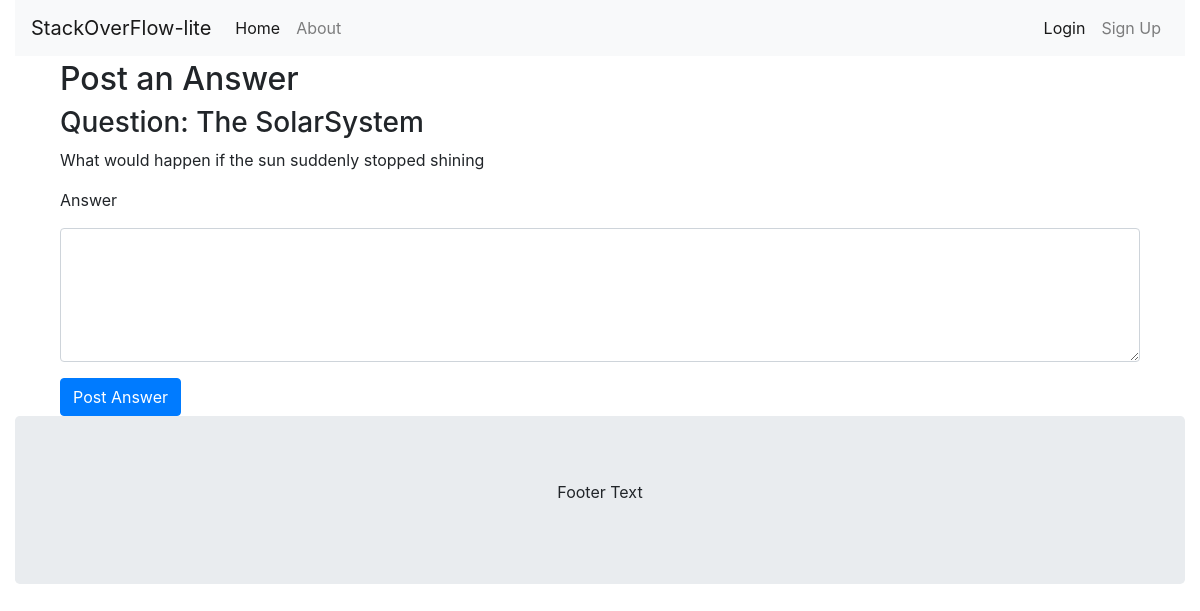
The page /answer/2 on the database its author committed.
### stack/models.py (models this page shows, shortened)
class QuestionModel(db.Model):
    id = db.Column(db.Integer, primary_key=True)
    title = db.Column(db.String(200), nullable=False)
    content = db.Column(db.Text, nullable=False)
    author = db.Column(db.String(40), nullable=False)
    date_posted = db.Column(db.DateTime, nullable=False, default=datetime.utcnow)
    answers = db.relationship('AnswerModel', backref='question', lazy=True)

### stack/__init__.py (the view, shortened to what this page needs)
    @app.route('/answer/<int:question_id>', methods=['GET', 'POST'])
    def answer(question_id):
        form = AnswerForm()
        question = QuestionModel.query.filter_by(id=question_id).first_or_404()
        return render_template("answer.html", title="Post an Answer", form=form, question=question, errors=form.errors)

### stack/forms.py
class AnswerForm(FlaskForm):
    content = TextAreaField('Answer', validators=[DataRequired(message='Answer content is required'), Length(max=5000)])
    submit = SubmitField('Post Answer')

### stack/templates/answer.html (shortened to what this page needs)
{% extends "layout.html" %}
{% block content %}
<div class="container">
    <h2>Post an Answer</h2>
    <h3>Question: {{ question.title }}</h3>
    <p>{{ question.content }}</p>
    <form method="POST" action="{{ url_for('answer', question_id=question.id) }}">
        <div class="form-group">
            <label for="content">{{ form.content.label }}</label>
            {{ form.content(class="form-control", rows=5) }}
        </div>
        {{ form.submit(class="btn btn-primary") }}
    </form>
</div>
{% endblock %}

### rows shown on the page
QuestionModel: title "The SolarSystem", content "What would happen if the sun suddenly stopped shining"
